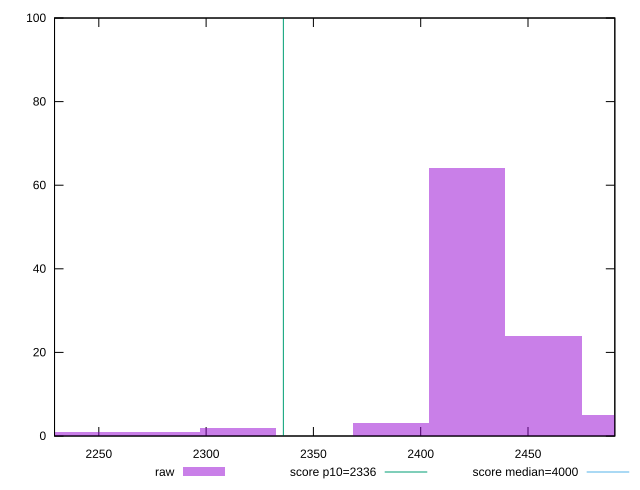

Write gnuplot code to recreate this figure.
reset

$raw <<EOF
2421.6543497038033 64
2457.2669136700356 24
2386.041785737571 3
2314.816657805106 2
2492.879477636268 5
2279.2040938388736 1
2243.5915298726413 1
EOF

set key outside below
set boxwidth 35.6125639662324
set xrange [2229.366:2490.4575000000004]
set yrange [0:100]
set trange [0:100]
set style fill transparent solid 0.5 noborder

set parametric
set terminal svg size 640, 490 enhanced background rgb 'white'
set output "report_00009_2021-02-08T22-37-41.559Z/first-contentful-paint/samples/pages+cached+noadtech/raw/histogram.svg"

plot $raw title "raw" with boxes, \
     2336,t title "score p10=2336", \
     4000,t title "score median=4000"

reset
